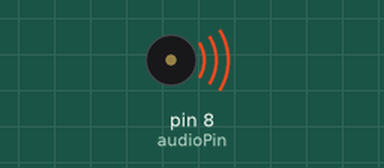
Simulated run of this sketch. Board: Arduino Uno, built with avr-gcc and run on an emulated ATmega328P. Shown: buzzer (waves = sounding).

Above: at 0.05 s.
Timing chart, 0 to 3.0 s (numbered marks = the images above):
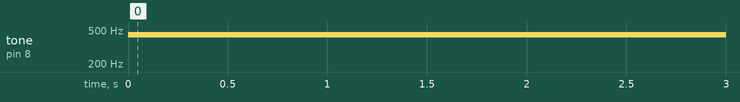

Measured:
- by itself, tone on pin 8 (audioPin): silent → 440 Hz at 0.00 s

The sketch:

week-3-homework.ino
```cpp
int audioPin = 8;

void setup() {}

void loop() {
  // play tone for 1 second
  tone(audioPin, 440, 1000);
  // wait 1 second
  delay(1000);
}
```
